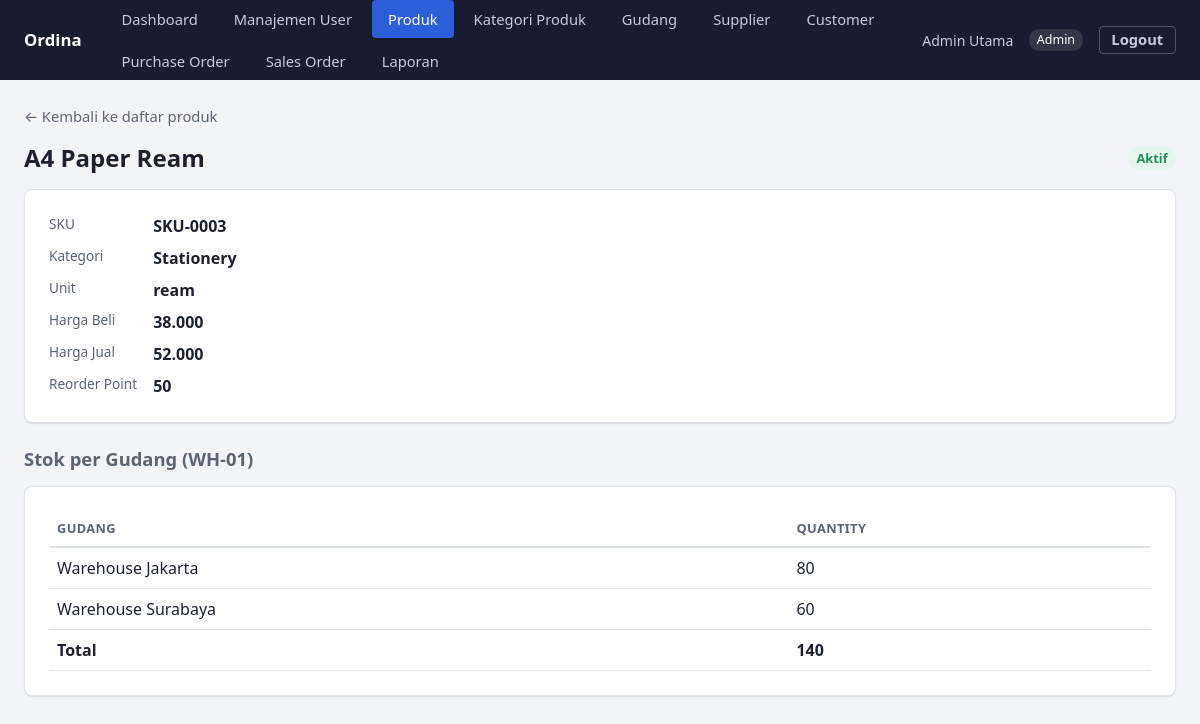
Page /products/3 (signed in) on the committed database.
### tables this page shows
CREATE TABLE IF NOT EXISTS products (
    id INT UNSIGNED AUTO_INCREMENT PRIMARY KEY,
    sku VARCHAR(50) NOT NULL,
    name VARCHAR(150) NOT NULL,
    category_id INT UNSIGNED NOT NULL,
    unit VARCHAR(30) NOT NULL,
    buy_price DECIMAL(14, 2) NOT NULL DEFAULT 0,
    sell_price DECIMAL(14, 2) NOT NULL DEFAULT 0,
    reorder_point INT UNSIGNED NOT NULL DEFAULT 0,
    image_path VARCHAR(255) NULL,
    is_active TINYINT(1) NOT NULL DEFAULT 1,
    created_at TIMESTAMP NOT NULL DEFAULT CURRENT_TIMESTAMP,
    updated_at TIMESTAMP NOT NULL DEFAULT CURRENT_TIMESTAMP ON UPDATE CURRENT_TIMESTAMP,
    UNIQUE KEY uq_products_sku (sku),
    KEY idx_products_name (name),
    CONSTRAINT fk_products_category FOREIGN KEY (category_id) REFERENCES categories (id),
    CONSTRAINT chk_products_prices CHECK (buy_price >= 0 AND sell_price >= 0 AND reorder_point >= 0)
);

CREATE TABLE IF NOT EXISTS product_stocks (
    id INT UNSIGNED AUTO_INCREMENT PRIMARY KEY,
    product_id INT UNSIGNED NOT NULL,
    warehouse_id INT UNSIGNED NOT NULL,
    quantity INT NOT NULL DEFAULT 0,
    updated_at TIMESTAMP NOT NULL DEFAULT CURRENT_TIMESTAMP ON UPDATE CURRENT_TIMESTAMP,
    UNIQUE KEY uq_product_stocks_product_warehouse (product_id, warehouse_id),
    CONSTRAINT fk_product_stocks_product FOREIGN KEY (product_id) REFERENCES products (id),
    CONSTRAINT fk_product_stocks_warehouse FOREIGN KEY (warehouse_id) REFERENCES warehouses (id),
    CONSTRAINT chk_product_stocks_quantity CHECK (quantity >= 0)
);

CREATE TABLE IF NOT EXISTS warehouses (
    id INT UNSIGNED AUTO_INCREMENT PRIMARY KEY,
    name VARCHAR(150) NOT NULL,
    location VARCHAR(255) NOT NULL,
    is_active TINYINT(1) NOT NULL DEFAULT 1
);

### app/Core/View.php (called while the page is built, shortened)
<?php
final class View
{
    public static function render(string $view, array $data = [], int $status = 200): void
    {
        extract($data);
        require __DIR__ . "/../../views/{$view}.php";
        require __DIR__ . '/../../views/layouts/app.php';
    }
}

### app/Core/Controller.php (called while the page is built, shortened)
<?php
abstract class Controller
{
    protected function view(string $view, array $data = []): void
    {
        View::render($view, $data);
    }
}

### app/Controller/ProductController.php (called while the page is built, shortened)
<?php
final class ProductController extends Controller
{
    public function show(array $params): void
    {
        $detail = $this->service()->detail((int) $params['id']);
        $this->view('products/show', ['title' => 'Detail Produk', ...$detail]);
    }
    private function service(): ProductService
    {
        $pdo = Database::connection();
        return new ProductService(
            new MysqlProductRepository($pdo),
            new MysqlCategoryRepository($pdo),
            new MysqlProductStockRepository($pdo),
            new ProductImageUploader(uploadDir: __DIR__ . '/../../public/uploads/products')
        );
    }
}

### public/index.php (called while the page is built, shortened)
<?php
$router = new Router();
$method = $_SERVER['REQUEST_METHOD'] ?? 'GET';
$path = (string) (parse_url($_SERVER['REQUEST_URI'] ?? '/', PHP_URL_PATH) ?: '/');
try {
    $router->dispatch($method, $path);
} catch (UnauthenticatedException) {
    header('Location: /login');
} catch (AuthorizationException | ForbiddenOperationException) {
    View::render('errors/403', ['title' => '403 - Akses Ditolak'], 403);
} catch (NotFoundException) {
    View::render('errors/404', ['title' => '404 - Tidak Ditemukan'], 404);
} catch (\Throwable $e) {
    error_log((string) $e);
    View::render('errors/500', ['title' => '500 - Kesalahan Server'], 500);
}

### app/Repository/Mysql/MysqlProductRepository.php (called while the page is built, shortened)
<?php
final class MysqlProductRepository implements ProductRepositoryInterface
{
    public function findById(int $id): ?Product
    {
        $stmt = $this->connection->prepare('SELECT * FROM products WHERE id = :id LIMIT 1');
        $stmt->execute(['id' => $id]);
        $row = $stmt->fetch();
        return $row === false ? null : Product::fromArray($row);
    }
}

### app/Service/ProductService.php (called while the page is built, shortened)
<?php
final class ProductService
{
    public function detail(int $id): ?array
    {
        $product = $this->products->findById($id);
        $category = $this->categories->findById($product->categoryId);
        $stocks = $this->stocks->findByProductId($id);
        $totalStock = array_sum(array_column($stocks, 'quantity'));
        return [
            'product' => $product,
            'categoryName' => $category?->name ?? '-',
            'stocks' => $stocks,
            'totalStock' => $totalStock,
            'isLowStock' => self::isLowStock($totalStock, $product->reorderPoint),
        ];
    }
    public static function isLowStock(int $totalStock, int $reorderPoint): bool
    {
        return $totalStock < $reorderPoint;
    }
}

### app/Entity/Product.php (called while the page is built, shortened)
<?php
final class Product
{
    public static function fromArray(array $row): self
    {
        return new self(
            id: (int) $row['id'],
            sku: (string) $row['sku'],
            name: (string) $row['name'],
            categoryId: (int) $row['category_id'],
            unit: (string) $row['unit'],
            buyPrice: (float) $row['buy_price'],
            sellPrice: (float) $row['sell_price'],
            reorderPoint: (int) $row['reorder_point'],
            imagePath: $row['image_path'] !== null ? (string) $row['image_path'] : null,
            isActive: (bool) $row['is_active'],
        );
    }
}

### app/Repository/Mysql/MysqlProductStockRepository.php (called while the page is built, shortened)
<?php
final class MysqlProductStockRepository implements ProductStockRepositoryInterface
{
    public function findByProductId(int $productId): array
    {
        $stmt = $this->connection->prepare(
            'SELECT ps.warehouse_id, w.name AS warehouse_name, ps.quantity
             FROM product_stocks ps
             JOIN warehouses w ON w.id = ps.warehouse_id
             WHERE ps.product_id = :product_id
             ORDER BY w.name'
        );
        $stmt->execute(['product_id' => $productId]);
        return $stmt->fetchAll();
    }
}

### views/products/show.php (the view, shortened to what this page needs)
<a href="/products" class="back-link">&larr; Kembali ke daftar produk</a>
<div class="toolbar">
    <h1 style="margin:0;"><?= htmlspecialchars($product->name, ENT_QUOTES) ?></h1>
    <span class="badge <?= $product->isActive ? 'badge-success' : 'badge-muted' ?>">
        <?= $product->isActive ? 'Aktif' : 'Nonaktif' ?>
    </span>
</div>
<div class="card" style="display:flex;gap:1.5rem;flex-wrap:wrap;">
    <dl>
        <dt>SKU</dt><dd><?= htmlspecialchars($product->sku, ENT_QUOTES) ?></dd>
        <dt>Kategori</dt><dd><?= htmlspecialchars($categoryName, ENT_QUOTES) ?></dd>
        <dt>Unit</dt><dd><?= htmlspecialchars($product->unit, ENT_QUOTES) ?></dd>
        <dt>Harga Beli</dt><dd><?= number_format($product->buyPrice, 0, ',', '.') ?></dd>
        <dt>Harga Jual</dt><dd><?= number_format($product->sellPrice, 0, ',', '.') ?></dd>
        <dt>Reorder Point</dt><dd><?= $product->reorderPoint ?></dd>
    </dl>
</div>
<h2>Stok per Gudang (WH-01)</h2>
<div class="card">
<div class="table-scroll">
    <table>
        <thead><tr><th>Gudang</th><th>Quantity</th></tr></thead>
        <tbody>
        <?php foreach ($stocks as $stock): ?>
            <tr>
                <td data-label="Gudang"><?= htmlspecialchars($stock['warehouse_name'], ENT_QUOTES) ?></td>
                <td data-label="Quantity"><?= (int) $stock['quantity'] ?></td>
            </tr>
        <?php endforeach; ?>
        </tbody>
        <tfoot>
            <tr>
                <th>Total</th>
                <th>
                    <?= $totalStock ?>
                </th>
            </tr>
        </tfoot>
    </table>
</div>
</div>

### app/Core/Router.php (shortened to what this page needs)
<?php
final class Router
{
    private array $routes = [];
    private function add(string $method, string $path, array $handler): void
    {
        $this->routes[$method][] = [
            'pattern' => $this->toPattern($path),
            'handler' => $handler,
        ];
    }
    private function toPattern(string $path): string
    {
        $pattern = preg_replace('#\{(\w+)\}#', '(?P<$1>[^/]+)', $path);
        return '#^' . $pattern . '$#';
    }
    public function dispatch(string $method, string $path): void
    {
        foreach ($this->routes[$method] ?? [] as $route) {
            if (preg_match($route['pattern'], $path, $matches) === 1) {
                $params = array_filter($matches, fn ($key) => !is_int($key), ARRAY_FILTER_USE_KEY);
                [$controllerClass, $action] = $route['handler'];
                (new $controllerClass())->$action($params);
                return;
            }
        }
    }
}

### public/assets/css/app.css (style rules this page uses)
:root { --color-bg: #f2f4f8; --color-surface: #ffffff; --color-surface-muted: #f7f8fa; --color-text: #1c2130; --color-text-muted: #5b6472; --color-border: #dde1e8; --color-primary: #2b5fd9; --color-primary-hover: #234ead; --color-primary-soft: #e8eefd; --color-success: #1e8e5a; --color-success-soft: #e5f6ee; --color-danger: #c0392b; --color-danger-soft: #fbe9e7; --color-muted-soft: #eceef1; --color-header-bg: #171d2e; --color-header-text: #eef1f8; --space-1: 0.25rem; --space-2: 0.5rem; --space-3: 1rem; --space-4: 1.5rem; --space-5: 2.5rem; --radius: 8px; --radius-sm: 4px; --shadow-card: 0 1px 2px rgba(20, 24, 38, 0.06), 0 1px 1px rgba(20, 24, 38, 0.04); }
* { box-sizing: border-box; }
html { -webkit-text-size-adjust: 100%; }
body { margin: 0; font-family: system-ui, -apple-system, "Segoe UI", sans-serif; background: var(--color-bg); color: var(--color-text); line-height: 1.5; }
h1, h2, h3 { line-height: 1.25; margin: 0 0 var(--space-3); }
h1 { font-size: 1.5rem; }
h2 { font-size: 1.15rem; color: var(--color-text-muted); font-weight: 600; }
a { color: var(--color-primary); }
.card { background: var(--color-surface); border: 1px solid var(--color-border); border-radius: var(--radius); box-shadow: var(--shadow-card); padding: var(--space-4); margin-bottom: var(--space-4); }
.back-link { display: inline-block; margin-bottom: var(--space-3); color: var(--color-text-muted); text-decoration: none; font-size: 0.92rem; }
.toolbar { display: flex; justify-content: space-between; align-items: center; flex-wrap: wrap; gap: var(--space-3); margin-bottom: var(--space-3); }
.badge { display: inline-block; padding: 0.2em 0.65em; border-radius: 999px; font-size: 0.8rem; font-weight: 600; white-space: nowrap; }
.badge-success { background: var(--color-success-soft); color: var(--color-success); }
.table-scroll { overflow-x: auto; }
table { width: 100%; border-collapse: collapse; }
th, td { text-align: left; padding: var(--space-2) var(--space-2); border-bottom: 1px solid var(--color-border); vertical-align: middle; }
thead th { color: var(--color-text-muted); font-size: 0.8rem; text-transform: uppercase; letter-spacing: 0.03em; font-weight: 600; border-bottom: 2px solid var(--color-border); }
dl { display: grid; grid-template-columns: auto 1fr; gap: var(--space-2) var(--space-3); margin: 0; }
dt { color: var(--color-text-muted); font-size: 0.85rem; }
dd { margin: 0; font-weight: 600; }

### rows in the picture
products: name "A4 Paper Ream", sku "SKU-0003", unit "ream", buy_price "38.000", sell_price "52.000", reorder_point "50"
product_stocks: warehouse.name "Warehouse Jakarta", quantity "80"
product_stocks: warehouse.name "Warehouse Surabaya", quantity "60"

### other values in the picture
$menu['label'] "Dashboard"
$menu['label'] "Manajemen User"
$menu['label'] "Produk"
$menu['label'] "Kategori Produk"
$menu['label'] "Gudang"
$menu['label'] "Supplier"
$menu['label'] "Customer"
$menu['label'] "Purchase Order"
$menu['label'] "Sales Order"
$menu['label'] "Laporan"
